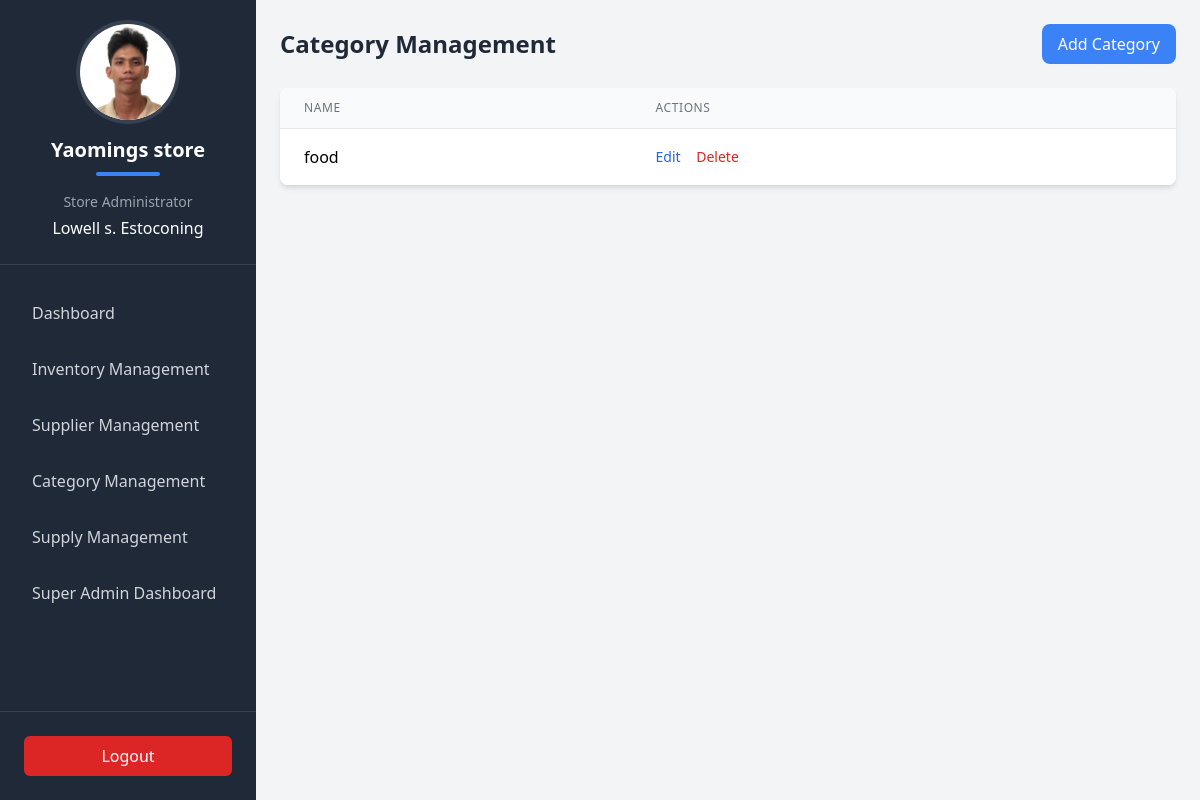
/stall-admin/categories/ (signed in), run on an earlier commit of the app's database.
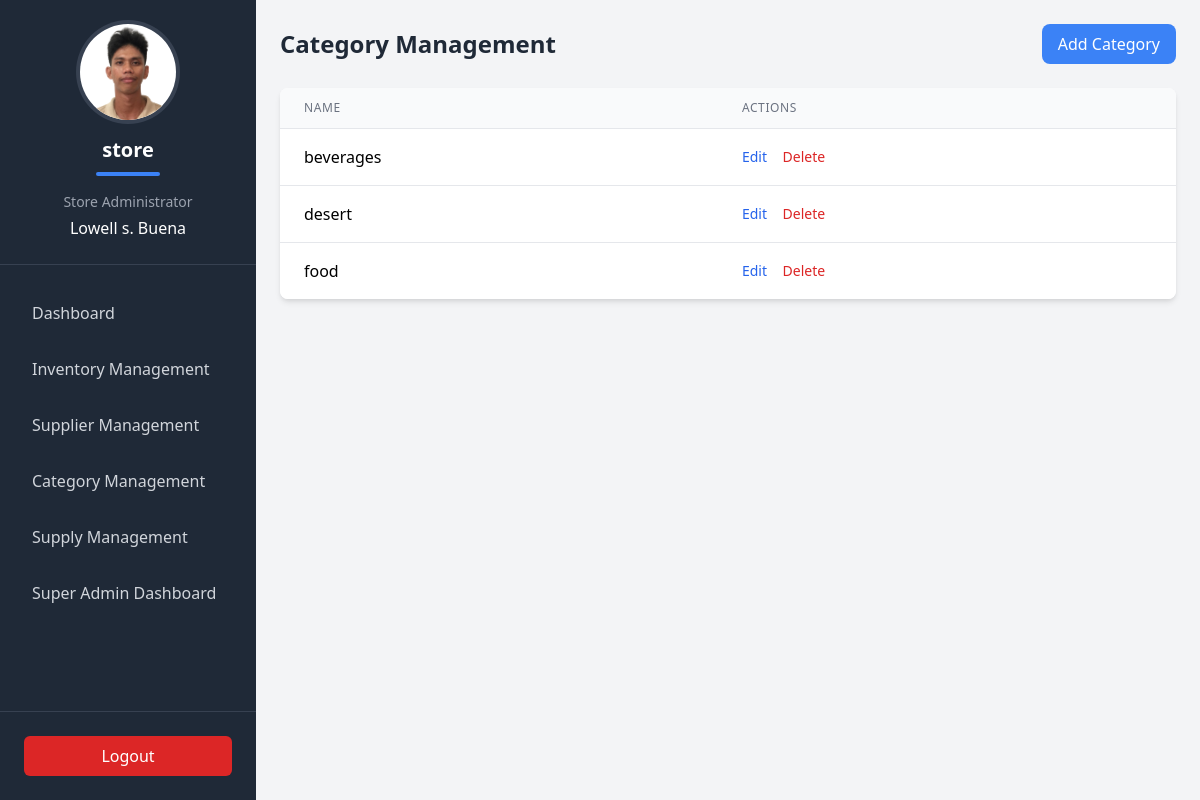
And on a later commit of the database.
### TriadApp/models.py (models this page shows, shortened)
class Stall(models.Model):
    store_id = models.UUIDField(default=uuid.uuid4, editable=False, unique=True)
    name = models.CharField(max_length=255)
    logo = models.ImageField(upload_to='stall_logos/')
    contact_number = models.CharField(max_length=15)
    is_active = models.BooleanField(default=True)  # Add is_active field with default value True

class AdminProfile(models.Model):
    firstname = models.CharField(max_length=50)
    middle_initial = models.CharField(max_length=1, blank=True, null=True)
    lastname = models.CharField(max_length=50)
    age = models.IntegerField()
    birthdate = models.DateField()
    address = models.TextField()
    username = models.CharField(max_length=50, unique=True)
    email = models.EmailField(max_length=254, unique=True, default='', blank=True)
    password = models.CharField(max_length=100)
    contact_number = models.CharField(max_length=15)
    stall = models.ForeignKey('Stall', on_delete=models.CASCADE, related_name="admins", to_field='store_id')

class Category(models.Model):
    stall = models.ForeignKey('Stall', on_delete=models.CASCADE, related_name='categories')
    name = models.CharField(max_length=100)
    created_at = models.DateTimeField(auto_now_add=True)
    updated_at = models.DateTimeField(auto_now=True)
    class Meta:
        verbose_name_plural = 'Categories'
        ordering = ['name']
        unique_together = ['stall', 'name']

### TriadApp/stall_admins.py (the view)
# urls.py: path('stall-admin/categories/', stall_admins.manage_categories, name='manage_categories'),
@admin_required
def manage_categories(request):
    admin_id = request.session.get('admin_id')
    if not admin_id:
        return redirect('login')
    try:
        admin = AdminProfile.objects.get(id=admin_id)
        categories = Category.objects.filter(stall=admin.stall).order_by('name')
        return render(request, 'TriadApp/admin/manage_categories.html', {
            'categories': categories,
            'admin': admin,
             'stall': admin.stall
        })
    except AdminProfile.DoesNotExist:
        return redirect('login')

### TriadApp/templates/TriadApp/admin/manage_categories.html (shortened to what this page needs)
{% extends 'TriadApp/admin/admin.html' %}
{% block content %}
<div class="p-6">
    <div class="flex justify-between items-center mb-6">
        <h1 class="text-2xl font-bold text-gray-800">Category Management</h1>
        <button onclick="openModal()"
                class="bg-blue-500 hover:bg-blue-600 text-white px-4 py-2 rounded-lg cursor-pointer">
            Add Category
        </button>
    </div>
    <div class="bg-white shadow-md rounded-lg overflow-hidden">
        <table class="min-w-full divide-y divide-gray-200">
            <thead class="bg-gray-50">
                <tr>
                    <th class="px-6 py-3 text-left text-xs font-medium text-gray-500 uppercase tracking-wider">Name</th>
                    <th class="px-6 py-3 text-left text-xs font-medium text-gray-500 uppercase tracking-wider">Actions</th>
                </tr>
            </thead>
            <tbody class="bg-white divide-y divide-gray-200" id="categoriesTableBody">
                {% for category in categories %}
                <tr>
                    <td class="px-6 py-4 whitespace-nowrap">{{ category.name }}</td>
                    <td class="px-6 py-4 text-sm">
                        <button onclick="openEditModal('{{ category.id }}')"
                                class="text-blue-600 hover:text-blue-700 font-medium mr-3 cursor-pointer">
                            Edit
                        </button>
                        <button onclick="confirmDelete('{{ category.id }}', '{{ category.name|escapejs }}')"
                                class="text-red-600 hover:text-red-700 font-medium cursor-pointer">
                            Delete
                        </button>
                    </td>
                </tr>
                {% endfor %}
            </tbody>
        </table>
    </div>
</div>
{% endblock %}

### TriadApp/templates/TriadApp/admin/admin.html (shortened to what the changed rows need)
<!DOCTYPE html>
<html lang="en">
<head>
    <link href="https://cdn.jsdelivr.net/npm/tailwindcss@2.2.16/dist/tailwind.min.css" rel="stylesheet">
</head>
<body class="bg-gray-100">
    <div class="flex">
        <div class="w-64 h-screen bg-gray-800 text-white flex flex-col">
            <div class="p-6 border-b border-gray-700">
                <div class="flex justify-center mb-4">
                    <div class="w-24 h-24 rounded-full overflow-hidden bg-white ring-4 ring-gray-700">
                        {% if stall.logo %}
                            <img src="{{ stall.logo.url }}" alt="{{ stall.name }} Logo" class="w-full h-full object-cover">
                        {% else %}
                            <div class="w-full h-full flex items-center justify-center bg-gray-200">
                                <span class="text-gray-600 text-3xl font-bold">{{ stall.name|slice:":1" }}</span>
                            </div>
                        {% endif %}
                    </div>
                </div>
                <div class="text-center mb-4">
                    <h1 class="text-xl font-bold text-white">{{ stall.name }}</h1>
                    <div class="w-16 h-1 bg-blue-500 mx-auto mt-2 rounded-full"></div>
                </div>
                <div class="text-center">
                    <p class="text-gray-400 text-sm mb-1">Store Administrator</p>
                    <p class="text-white font-medium">
                        {{ admin.firstname }}
                        {% if admin.middle_initial %}
                            {{ admin.middle_initial }}.
                        {% endif %}
                        {{ admin.lastname }}
                    </p>
                </div>
            </div>
        </div>
        <div class="flex-1 min-h-screen">
            {% block content %}
            {% endblock %}
        </div>
    </div>
</body>
</html>

What changed in the data, as far as the page shows it:
changed Stall: name "Yaomings store" → "store"
changed AdminProfile "Lowell": lastname "Estoconing" → "Buena"
added Category: name "beverages"
added Category: name "desert"
